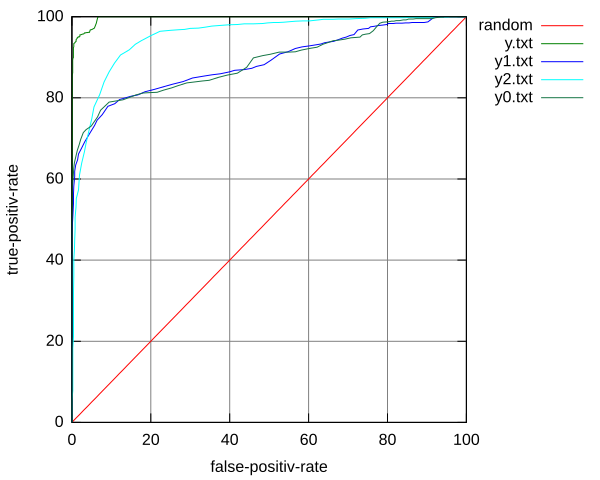

Write the gnuplot code that produced this figure.
# Specifies encoding and output format
set encoding default
set terminal svg
set output 'result.svg'

# Specifies the range of the axes and appearance
set xrange [0:100]
set yrange [0:100]
set grid
set key outside right
set xlabel "false-positiv-rate"
set ylabel "true-positiv-rate"




# Draws the plot and specifies its appearance ...
plot	'random_0.dat' using 1:2 title 'random' with lines, \
	'y.txt_1.dat'  using 2:1 title 'y.txt' with lines, \
	'y1.txt_2.dat'  using 2:1 title 'y1.txt' with lines, \
	'y2.txt_3.dat'  using 2:1 title 'y2.txt' with lines, \
	'y0.txt_4.dat'  using 2:1 title 'y0.txt' with lines


